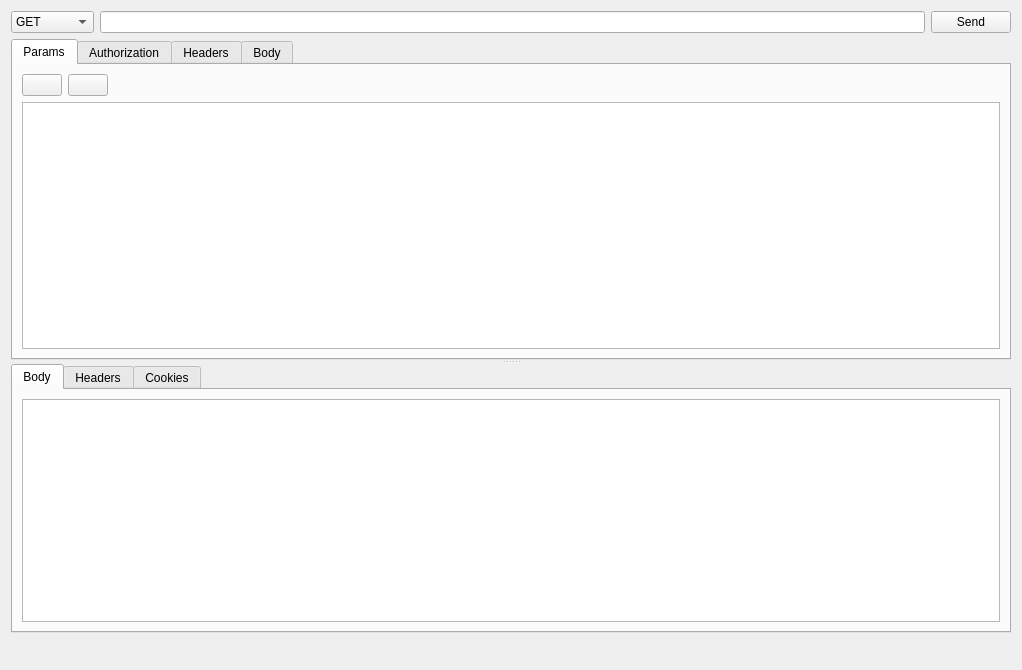
<?xml version="1.0" encoding="UTF-8"?>
<ui version="4.0">
 <class>QueryForm</class>
 <widget class="QWidget" name="QueryForm">
  <property name="geometry">
   <rect>
    <x>0</x>
    <y>0</y>
    <width>1022</width>
    <height>670</height>
   </rect>
  </property>
  <property name="windowTitle">
   <string>Form</string>
  </property>
  <layout class="QGridLayout" name="gridLayout_9">
   <item row="0" column="0">
    <layout class="QHBoxLayout" name="horizontalLayout">
     <item>
      <widget class="QComboBox" name="methodComboBox">
       <item>
        <property name="text">
         <string>GET</string>
        </property>
       </item>
       <item>
        <property name="text">
         <string>POST</string>
        </property>
       </item>
       <item>
        <property name="text">
         <string>PUT</string>
        </property>
       </item>
       <item>
        <property name="text">
         <string>PATCH</string>
        </property>
       </item>
       <item>
        <property name="text">
         <string>DELETE</string>
        </property>
       </item>
       <item>
        <property name="text">
         <string>HEAD</string>
        </property>
       </item>
       <item>
        <property name="text">
         <string>OPTIONS</string>
        </property>
       </item>
      </widget>
     </item>
     <item>
      <widget class="QLineEdit" name="urlEdit"/>
     </item>
     <item>
      <widget class="QPushButton" name="sendButton">
       <property name="text">
        <string>Send</string>
       </property>
      </widget>
     </item>
    </layout>
   </item>
   <item row="1" column="0">
    <widget class="QSplitter" name="splitter">
     <property name="orientation">
      <enum>Qt::Orientation::Vertical</enum>
     </property>
     <widget class="QTabWidget" name="requestTabWidget">
      <property name="currentIndex">
       <number>0</number>
      </property>
      <widget class="QWidget" name="reqParamsTab">
       <attribute name="title">
        <string>Params</string>
       </attribute>
       <layout class="QVBoxLayout" name="verticalLayout_3">
        <item>
         <layout class="QHBoxLayout" name="horizontalLayout_4">
          <item>
           <widget class="QPushButton" name="reqAddParamBtn">
            <property name="text">
             <string/>
            </property>
            <property name="icon">
             <iconset theme="list-add"/>
            </property>
           </widget>
          </item>
          <item>
           <widget class="QPushButton" name="reqRemoveParamBtn">
            <property name="text">
             <string/>
            </property>
            <property name="icon">
             <iconset theme="list-remove"/>
            </property>
           </widget>
          </item>
          <item>
           <spacer name="horizontalSpacer">
            <property name="orientation">
             <enum>Qt::Orientation::Horizontal</enum>
            </property>
            <property name="sizeHint" stdset="0">
             <size>
              <width>40</width>
              <height>20</height>
             </size>
            </property>
           </spacer>
          </item>
         </layout>
        </item>
        <item>
         <widget class="QTableView" name="reqParamsTableView">
          <property name="editTriggers">
           <set>QAbstractItemView::EditTrigger::NoEditTriggers</set>
          </property>
          <property name="selectionMode">
           <enum>QAbstractItemView::SelectionMode::SingleSelection</enum>
          </property>
          <attribute name="horizontalHeaderCascadingSectionResizes">
           <bool>false</bool>
          </attribute>
          <attribute name="horizontalHeaderDefaultSectionSize">
           <number>300</number>
          </attribute>
          <attribute name="horizontalHeaderHighlightSections">
           <bool>false</bool>
          </attribute>
          <attribute name="horizontalHeaderStretchLastSection">
           <bool>true</bool>
          </attribute>
          <attribute name="verticalHeaderHighlightSections">
           <bool>false</bool>
          </attribute>
         </widget>
        </item>
       </layout>
      </widget>
      <widget class="QWidget" name="reqAuthorizationTab">
       <attribute name="title">
        <string>Authorization</string>
       </attribute>
       <layout class="QGridLayout" name="gridLayout">
        <item row="0" column="0">
         <layout class="QHBoxLayout" name="horizontalLayout_2">
          <property name="spacing">
           <number>10</number>
          </property>
          <item>
           <layout class="QVBoxLayout" name="verticalLayout_2">
            <property name="topMargin">
             <number>0</number>
            </property>
            <item>
             <widget class="QLabel" name="label">
              <property name="text">
               <string>Auth Type</string>
              </property>
             </widget>
            </item>
            <item>
             <widget class="QComboBox" name="authComboBox">
              <item>
               <property name="text">
                <string>No Auth</string>
               </property>
              </item>
              <item>
               <property name="text">
                <string>Basic Auth</string>
               </property>
              </item>
              <item>
               <property name="text">
                <string>Bearer Token</string>
               </property>
              </item>
             </widget>
            </item>
            <item>
             <spacer name="verticalSpacer">
              <property name="orientation">
               <enum>Qt::Orientation::Vertical</enum>
              </property>
              <property name="sizeHint" stdset="0">
               <size>
                <width>20</width>
                <height>40</height>
               </size>
              </property>
             </spacer>
            </item>
           </layout>
          </item>
          <item>
           <widget class="Line" name="line">
            <property name="orientation">
             <enum>Qt::Orientation::Vertical</enum>
            </property>
           </widget>
          </item>
          <item>
           <widget class="QStackedWidget" name="authStackedWidget">
            <property name="currentIndex">
             <number>0</number>
            </property>
            <widget class="QWidget" name="page">
             <layout class="QGridLayout" name="gridLayout_2">
              <item row="0" column="0">
               <widget class="QLabel" name="label_2">
                <property name="text">
                 <string>Nothing to see here...</string>
                </property>
                <property name="alignment">
                 <set>Qt::AlignmentFlag::AlignCenter</set>
                </property>
               </widget>
              </item>
              <item row="1" column="0">
               <spacer name="verticalSpacer_3">
                <property name="orientation">
                 <enum>Qt::Orientation::Vertical</enum>
                </property>
                <property name="sizeHint" stdset="0">
                 <size>
                  <width>20</width>
                  <height>40</height>
                 </size>
                </property>
               </spacer>
              </item>
             </layout>
            </widget>
            <widget class="QWidget" name="page_2">
             <layout class="QGridLayout" name="gridLayout_3">
              <property name="leftMargin">
               <number>0</number>
              </property>
              <item row="0" column="0">
               <layout class="QFormLayout" name="formLayout">
                <item row="0" column="0">
                 <widget class="QLabel" name="label_3">
                  <property name="text">
                   <string>Username</string>
                  </property>
                 </widget>
                </item>
                <item row="0" column="1">
                 <widget class="QLineEdit" name="authBasicUserEdit"/>
                </item>
                <item row="1" column="0">
                 <widget class="QLabel" name="label_4">
                  <property name="text">
                   <string>Password</string>
                  </property>
                 </widget>
                </item>
                <item row="1" column="1">
                 <widget class="QLineEdit" name="authBasicPasswordEdit">
                  <property name="echoMode">
                   <enum>QLineEdit::EchoMode::Password</enum>
                  </property>
                 </widget>
                </item>
               </layout>
              </item>
             </layout>
            </widget>
            <widget class="QWidget" name="page_3">
             <layout class="QGridLayout" name="gridLayout_4">
              <item row="0" column="0">
               <layout class="QHBoxLayout" name="horizontalLayout_3">
                <item>
                 <widget class="QLabel" name="label_5">
                  <property name="text">
                   <string>Token</string>
                  </property>
                 </widget>
                </item>
                <item>
                 <widget class="QLineEdit" name="bearerTokenEdit">
                  <property name="echoMode">
                   <enum>QLineEdit::EchoMode::Password</enum>
                  </property>
                 </widget>
                </item>
               </layout>
              </item>
              <item row="1" column="0">
               <spacer name="verticalSpacer_2">
                <property name="orientation">
                 <enum>Qt::Orientation::Vertical</enum>
                </property>
                <property name="sizeHint" stdset="0">
                 <size>
                  <width>20</width>
                  <height>40</height>
                 </size>
                </property>
               </spacer>
              </item>
             </layout>
            </widget>
           </widget>
          </item>
         </layout>
        </item>
       </layout>
      </widget>
      <widget class="QWidget" name="reqHeadersTab">
       <attribute name="title">
        <string>Headers</string>
       </attribute>
       <layout class="QVBoxLayout" name="verticalLayout_4">
        <item>
         <layout class="QHBoxLayout" name="horizontalLayout_5">
          <item>
           <widget class="QPushButton" name="reqHeadersAddBtn">
            <property name="text">
             <string/>
            </property>
            <property name="icon">
             <iconset theme="list-add"/>
            </property>
           </widget>
          </item>
          <item>
           <widget class="QPushButton" name="reqHeadersRemoveBtn">
            <property name="text">
             <string/>
            </property>
            <property name="icon">
             <iconset theme="list-remove"/>
            </property>
           </widget>
          </item>
          <item>
           <spacer name="horizontalSpacer_2">
            <property name="orientation">
             <enum>Qt::Orientation::Horizontal</enum>
            </property>
            <property name="sizeHint" stdset="0">
             <size>
              <width>40</width>
              <height>20</height>
             </size>
            </property>
           </spacer>
          </item>
         </layout>
        </item>
        <item>
         <widget class="QTableView" name="reqHeadersTableView">
          <property name="editTriggers">
           <set>QAbstractItemView::EditTrigger::NoEditTriggers</set>
          </property>
          <property name="selectionMode">
           <enum>QAbstractItemView::SelectionMode::SingleSelection</enum>
          </property>
          <attribute name="horizontalHeaderCascadingSectionResizes">
           <bool>true</bool>
          </attribute>
          <attribute name="horizontalHeaderDefaultSectionSize">
           <number>300</number>
          </attribute>
          <attribute name="horizontalHeaderHighlightSections">
           <bool>false</bool>
          </attribute>
          <attribute name="horizontalHeaderStretchLastSection">
           <bool>true</bool>
          </attribute>
          <attribute name="verticalHeaderHighlightSections">
           <bool>false</bool>
          </attribute>
         </widget>
        </item>
       </layout>
      </widget>
      <widget class="QWidget" name="reqBodyTab">
       <attribute name="title">
        <string>Body</string>
       </attribute>
       <layout class="QHBoxLayout" name="horizontalLayout_6">
        <item>
         <layout class="QVBoxLayout" name="verticalLayout_5">
          <item>
           <widget class="QLabel" name="label_6">
            <property name="text">
             <string>Body Type</string>
            </property>
           </widget>
          </item>
          <item>
           <widget class="QComboBox" name="reqBodyTypeComboBox">
            <item>
             <property name="text">
              <string>None</string>
             </property>
            </item>
            <item>
             <property name="text">
              <string>Form Data</string>
             </property>
            </item>
            <item>
             <property name="text">
              <string>X-www-encoded-form</string>
             </property>
            </item>
            <item>
             <property name="text">
              <string>Raw</string>
             </property>
            </item>
            <item>
             <property name="text">
              <string>Binary</string>
             </property>
            </item>
           </widget>
          </item>
          <item>
           <widget class="QComboBox" name="rawContentTypeComboBox">
            <item>
             <property name="text">
              <string>JSON</string>
             </property>
            </item>
            <item>
             <property name="text">
              <string>HTML</string>
             </property>
            </item>
            <item>
             <property name="text">
              <string>XML</string>
             </property>
            </item>
            <item>
             <property name="text">
              <string>Text</string>
             </property>
            </item>
            <item>
             <property name="text">
              <string>JavaScript</string>
             </property>
            </item>
           </widget>
          </item>
          <item>
           <spacer name="verticalSpacer_4">
            <property name="orientation">
             <enum>Qt::Orientation::Vertical</enum>
            </property>
            <property name="sizeHint" stdset="0">
             <size>
              <width>20</width>
              <height>40</height>
             </size>
            </property>
           </spacer>
          </item>
         </layout>
        </item>
        <item>
         <widget class="Line" name="line_2">
          <property name="orientation">
           <enum>Qt::Orientation::Vertical</enum>
          </property>
         </widget>
        </item>
        <item>
         <widget class="QStackedWidget" name="reqBodyStackedWidget">
          <property name="currentIndex">
           <number>0</number>
          </property>
          <widget class="QWidget" name="page_5">
           <layout class="QGridLayout" name="gridLayout_5">
            <item row="0" column="0">
             <widget class="QLabel" name="label_7">
              <property name="text">
               <string>Nothing to see here...</string>
              </property>
              <property name="alignment">
               <set>Qt::AlignmentFlag::AlignCenter</set>
              </property>
             </widget>
            </item>
            <item row="1" column="0">
             <spacer name="verticalSpacer_5">
              <property name="orientation">
               <enum>Qt::Orientation::Vertical</enum>
              </property>
              <property name="sizeHint" stdset="0">
               <size>
                <width>20</width>
                <height>40</height>
               </size>
              </property>
             </spacer>
            </item>
           </layout>
          </widget>
          <widget class="QWidget" name="page_4">
           <layout class="QVBoxLayout" name="verticalLayout_6">
            <item>
             <layout class="QHBoxLayout" name="horizontalLayout_10">
              <item>
               <widget class="QPushButton" name="reqBodyFormDataAddRowBtn">
                <property name="text">
                 <string/>
                </property>
                <property name="icon">
                 <iconset theme="list-add"/>
                </property>
               </widget>
              </item>
              <item>
               <widget class="QPushButton" name="pushButton_2">
                <property name="text">
                 <string/>
                </property>
                <property name="icon">
                 <iconset theme="list-remove"/>
                </property>
               </widget>
              </item>
              <item>
               <spacer name="horizontalSpacer_6">
                <property name="orientation">
                 <enum>Qt::Orientation::Horizontal</enum>
                </property>
                <property name="sizeHint" stdset="0">
                 <size>
                  <width>40</width>
                  <height>20</height>
                 </size>
                </property>
               </spacer>
              </item>
             </layout>
            </item>
            <item>
             <widget class="QTableView" name="reqBodyFormTableView">
              <property name="editTriggers">
               <set>QAbstractItemView::EditTrigger::NoEditTriggers</set>
              </property>
              <property name="selectionMode">
               <enum>QAbstractItemView::SelectionMode::SingleSelection</enum>
              </property>
              <attribute name="horizontalHeaderMinimumSectionSize">
               <number>100</number>
              </attribute>
              <attribute name="horizontalHeaderHighlightSections">
               <bool>false</bool>
              </attribute>
              <attribute name="horizontalHeaderStretchLastSection">
               <bool>true</bool>
              </attribute>
              <attribute name="verticalHeaderHighlightSections">
               <bool>false</bool>
              </attribute>
             </widget>
            </item>
           </layout>
          </widget>
          <widget class="QWidget" name="page_6">
           <layout class="QVBoxLayout" name="verticalLayout">
            <item>
             <layout class="QHBoxLayout" name="horizontalLayout_9">
              <item>
               <widget class="QPushButton" name="reqAddUrlEncodedBodyRowBtn">
                <property name="text">
                 <string/>
                </property>
                <property name="icon">
                 <iconset theme="list-add"/>
                </property>
               </widget>
              </item>
              <item>
               <widget class="QPushButton" name="reqRemoveUrlEncodedBodyRowBtn">
                <property name="text">
                 <string/>
                </property>
                <property name="icon">
                 <iconset theme="list-remove"/>
                </property>
               </widget>
              </item>
              <item>
               <spacer name="horizontalSpacer_5">
                <property name="orientation">
                 <enum>Qt::Orientation::Horizontal</enum>
                </property>
                <property name="sizeHint" stdset="0">
                 <size>
                  <width>40</width>
                  <height>20</height>
                 </size>
                </property>
               </spacer>
              </item>
             </layout>
            </item>
            <item>
             <widget class="QTableView" name="reqUrlEncodedBodyTableView">
              <property name="editTriggers">
               <set>QAbstractItemView::EditTrigger::NoEditTriggers</set>
              </property>
              <attribute name="horizontalHeaderMinimumSectionSize">
               <number>100</number>
              </attribute>
              <attribute name="horizontalHeaderHighlightSections">
               <bool>false</bool>
              </attribute>
              <attribute name="horizontalHeaderStretchLastSection">
               <bool>true</bool>
              </attribute>
              <attribute name="verticalHeaderHighlightSections">
               <bool>false</bool>
              </attribute>
              <attribute name="verticalHeaderStretchLastSection">
               <bool>false</bool>
              </attribute>
             </widget>
            </item>
           </layout>
          </widget>
          <widget class="QWidget" name="page_7">
           <layout class="QGridLayout" name="gridLayout_11">
            <item row="0" column="0">
             <widget class="QTextEdit" name="reqRawBodyTextEdit"/>
            </item>
           </layout>
          </widget>
          <widget class="QWidget" name="page_8">
           <layout class="QGridLayout" name="gridLayout_12">
            <item row="0" column="0">
             <layout class="QHBoxLayout" name="horizontalLayout_7">
              <item>
               <widget class="QPushButton" name="reqFileSelectionBtn">
                <property name="text">
                 <string>Select File...</string>
                </property>
               </widget>
              </item>
              <item>
               <widget class="QLabel" name="reqFileSelectionLbl">
                <property name="text">
                 <string/>
                </property>
               </widget>
              </item>
              <item>
               <spacer name="horizontalSpacer_3">
                <property name="orientation">
                 <enum>Qt::Orientation::Horizontal</enum>
                </property>
                <property name="sizeHint" stdset="0">
                 <size>
                  <width>40</width>
                  <height>20</height>
                 </size>
                </property>
               </spacer>
              </item>
             </layout>
            </item>
            <item row="1" column="0">
             <spacer name="verticalSpacer_6">
              <property name="orientation">
               <enum>Qt::Orientation::Vertical</enum>
              </property>
              <property name="sizeHint" stdset="0">
               <size>
                <width>20</width>
                <height>40</height>
               </size>
              </property>
             </spacer>
            </item>
           </layout>
          </widget>
         </widget>
        </item>
       </layout>
      </widget>
     </widget>
     <widget class="QTabWidget" name="responseTabWidget">
      <property name="currentIndex">
       <number>0</number>
      </property>
      <widget class="QWidget" name="respBodyTab">
       <attribute name="title">
        <string>Body</string>
       </attribute>
       <layout class="QGridLayout" name="gridLayout_6">
        <item row="0" column="0">
         <widget class="QTreeView" name="respJsonTreeView">
          <property name="editTriggers">
           <set>QAbstractItemView::EditTrigger::NoEditTriggers</set>
          </property>
          <property name="autoExpandDelay">
           <number>0</number>
          </property>
          <attribute name="headerDefaultSectionSize">
           <number>300</number>
          </attribute>
         </widget>
        </item>
       </layout>
      </widget>
      <widget class="QWidget" name="respHeadersTab">
       <attribute name="title">
        <string>Headers</string>
       </attribute>
       <layout class="QGridLayout" name="gridLayout_8">
        <item row="0" column="0">
         <widget class="QTableWidget" name="respHeadersTableWidget">
          <property name="editTriggers">
           <set>QAbstractItemView::EditTrigger::NoEditTriggers</set>
          </property>
          <property name="selectionMode">
           <enum>QAbstractItemView::SelectionMode::SingleSelection</enum>
          </property>
          <attribute name="horizontalHeaderDefaultSectionSize">
           <number>300</number>
          </attribute>
          <attribute name="horizontalHeaderHighlightSections">
           <bool>false</bool>
          </attribute>
          <attribute name="horizontalHeaderStretchLastSection">
           <bool>true</bool>
          </attribute>
          <attribute name="verticalHeaderHighlightSections">
           <bool>false</bool>
          </attribute>
         </widget>
        </item>
       </layout>
      </widget>
      <widget class="QWidget" name="respCookiesTab">
       <attribute name="title">
        <string>Cookies</string>
       </attribute>
       <layout class="QGridLayout" name="gridLayout_7">
        <item row="0" column="0">
         <widget class="QTableWidget" name="respCookiesTableWidget"/>
        </item>
       </layout>
      </widget>
     </widget>
    </widget>
   </item>
   <item row="2" column="0">
    <layout class="QHBoxLayout" name="horizontalLayout_8">
     <property name="spacing">
      <number>10</number>
     </property>
     <item>
      <widget class="QLabel" name="statusLbl">
       <property name="text">
        <string/>
       </property>
      </widget>
     </item>
     <item>
      <widget class="QLabel" name="timeLbl">
       <property name="text">
        <string/>
       </property>
      </widget>
     </item>
     <item>
      <widget class="QLabel" name="sizeLbl">
       <property name="text">
        <string/>
       </property>
      </widget>
     </item>
     <item>
      <spacer name="horizontalSpacer_4">
       <property name="orientation">
        <enum>Qt::Orientation::Horizontal</enum>
       </property>
       <property name="sizeHint" stdset="0">
        <size>
         <width>40</width>
         <height>20</height>
        </size>
       </property>
      </spacer>
     </item>
    </layout>
   </item>
  </layout>
 </widget>
 <resources/>
 <connections/>
</ui>
